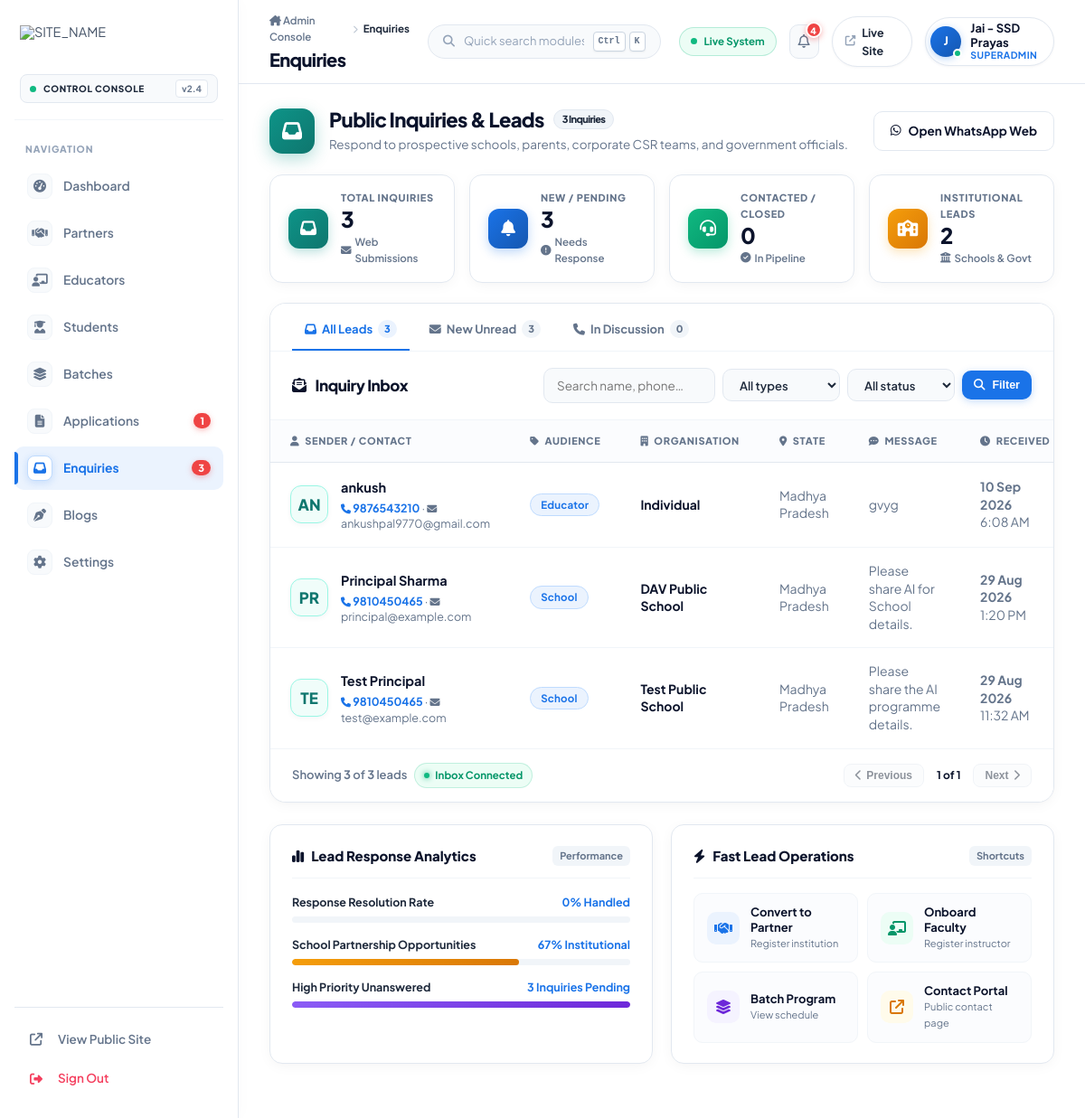
The app's page /adminpanelweb/enquiries.php (signed in) with its own data.
### tables this page shows
CREATE TABLE `enquiries` (
  `id` int(11) NOT NULL AUTO_INCREMENT,
  `name` varchar(150) NOT NULL,
  `email` varchar(150) DEFAULT NULL,
  `phone` varchar(30) DEFAULT NULL,
  `organisation` varchar(200) DEFAULT NULL,
  `audience` enum('student','educator','professional','school','government','partner','other') DEFAULT 'school',
  `state_id` int(11) DEFAULT NULL,
  `message` text DEFAULT NULL,
  `status` enum('new','contacted','converted','closed') DEFAULT 'new',
  `source` varchar(60) DEFAULT 'website',
  `created_at` timestamp NOT NULL DEFAULT current_timestamp(),
  PRIMARY KEY (`id`),
  KEY `idx_enq_status` (`status`)
);

CREATE TABLE `states` (
  `id` int(11) NOT NULL AUTO_INCREMENT,
  `name` varchar(80) NOT NULL,
  `code` varchar(10) DEFAULT NULL,
  `is_active` tinyint(1) DEFAULT 1,
  `sort_order` int(11) DEFAULT 0,
  PRIMARY KEY (`id`),
  UNIQUE KEY `name` (`name`)
);

### includes/functions.php (called while the page is built, shortened)
<?php
function e($value) {
    return htmlspecialchars((string)$value, ENT_QUOTES, 'UTF-8');
}
function url($path = '') {
    return rtrim(SITE_URL, '/') . '/' . ltrim($path, '/');
}
function rows(PDO $pdo, $sql, $params = []) {
    try {
        $stmt = $pdo->prepare($sql);
        $stmt->execute($params);
        return $stmt->fetchAll();
    } catch (PDOException $e) {
        error_log('rows() failed: ' . $e->getMessage());
        return [];
    }
}

### adminpanelweb/enquiries.php (the view, shortened to what this page needs)
<?php
require_once __DIR__ . '/_auth.php';
$q      = trim($_GET['q'] ?? '');
$f_stat = $_GET['status'] ?? '';
$where = ['1=1'];
$args  = [];
$w = implode(' AND ', $where);
$list = rows($pdo, "SELECT q.*, s.name AS state_name
                    FROM enquiries q LEFT JOIN states s ON s.id = q.state_id
                    WHERE $w ORDER BY q.created_at DESC", $args);
$tot_enquiries = count($list);
$tot_new_enq   = count(array_filter($list, fn($q) => $q['status'] === 'new'));
$tot_contacted = count(array_filter($list, fn($q) => in_array($q['status'], ['contacted', 'converted'])));
$tot_schools   = count(array_filter($list, fn($q) => in_array($q['audience'], ['school', 'government'])));
include __DIR__ . '/_layout.php';
?>
<div class="mod-hero-strip">
  <div class="mod-hero-left">
    <div class="mod-hero-icon mhi-teal">
      <i class="fas fa-inbox"></i>
    </div>
    <div>
      <h2 class="mod-hero-title">
        Public Inquiries & Leads
        <span class="mod-hero-badge"><?= $tot_enquiries ?> Inquiries</span>
      </h2>
      <p class="mod-hero-sub">Respond to prospective schools, parents, corporate CSR teams, and government officials.</p>
    </div>
  </div>
  <div class="mod-hero-actions">
    <a href="https://wa.me/" target="_blank" class="btn btn-ghost"><i class="fab fa-whatsapp text-green"></i> Open WhatsApp Web</a>
  </div>
</div>
<div class="mod-stats-grid">
  <div class="mod-stat-card">
    <div class="msc-icon msc-teal"><i class="fas fa-inbox"></i></div>
    <div class="msc-info">
      <span class="msc-label">Total Inquiries</span>
      <div class="msc-value"><?= number_format($tot_enquiries) ?></div>
      <div class="msc-sub"><i class="fas fa-envelope text-teal"></i> Web Submissions</div>
    </div>
  </div>
  <div class="mod-stat-card">
    <div class="msc-icon msc-blue"><i class="fas fa-bell"></i></div>
    <div class="msc-info">
      <span class="msc-label">New / Pending</span>
      <div class="msc-value"><?= number_format($tot_new_enq) ?></div>
      <div class="msc-sub"><i class="fas fa-circle-exclamation text-brand"></i> Needs Response</div>
    </div>
  </div>
  <div class="mod-stat-card">
    <div class="msc-icon msc-green"><i class="fas fa-headset"></i></div>
    <div class="msc-info">
      <span class="msc-label">Contacted / Closed</span>
      <div class="msc-value"><?= number_format($tot_contacted) ?></div>
      <div class="msc-sub"><i class="fas fa-check-circle text-green"></i> In Pipeline</div>
    </div>
  </div>
  <div class="mod-stat-card">
    <div class="msc-icon msc-amber"><i class="fas fa-school"></i></div>
    <div class="msc-info">
      <span class="msc-label">Institutional Leads</span>
      <div class="msc-value"><?= number_format($tot_schools) ?></div>
      <div class="msc-sub"><i class="fas fa-building-columns text-amber"></i> Schools & Govt</div>
    </div>
  </div>
</div>
<div class="card">
  <div class="mod-quick-tabs">
    <a href="enquiries.php" class="mqt-item <?= ($f_stat === '' && $q === '') ? 'is-active' : '' ?>">
      <i class="fas fa-inbox"></i> All Leads <span class="mqt-count"><?= $tot_enquiries ?></span>
    </a>
    <a href="enquiries.php?status=new" class="mqt-item <?= $f_stat === 'new' ? 'is-active' : '' ?>">
      <i class="fas fa-envelope"></i> New Unread <span class="mqt-count"><?= $tot_new_enq ?></span>
    </a>
    <a href="enquiries.php?status=contacted" class="mqt-item <?= $f_stat === 'contacted' ? 'is-active' : '' ?>">
      <i class="fas fa-phone"></i> In Discussion <span class="mqt-count"><?= count(array_filter($list, fn($q) => $q['status'] === 'contacted')) ?></span>
    </a>
  </div>
  <div class="card-head">
    <h2>
      <i class="fas fa-envelope-open-text text-teal" style="font-size:16px"></i>
      Inquiry Inbox
    </h2>
    <form method="GET" class="filters">
      <input type="text" name="q" value="<?= e($q) ?>" placeholder="Search name, phone…">
      <select name="audience">
        <option value="">All types</option>
      </select>
      <select name="status">
        <option value="">All status</option>
      </select>
      <button class="btn btn-primary btn-sm"><i class="fas fa-magnifying-glass"></i> Filter</button>
    </form>
  </div>
  <?php if (!$list): ?>
    <div class="empty-state">
      <i class="fas fa-inbox"></i>
      <h3>No enquiries yet</h3>
      <p>Every contact form submission on the website appears here.</p>
    </div>
  <?php else: ?>
    <div class="table-wrap">
      <table class="data">
        <thead>
          <tr>
            <th><i class="fas fa-user" style="margin-right:6px"></i>Sender / Contact</th>
            <th><i class="fas fa-tag" style="margin-right:6px"></i>Audience</th>
            <th><i class="fas fa-building" style="margin-right:6px"></i>Organisation</th>
            <th><i class="fas fa-location-dot" style="margin-right:6px"></i>State</th>
            <th><i class="fas fa-comment-dots" style="margin-right:6px"></i>Message</th>
            <th><i class="fas fa-clock" style="margin-right:6px"></i>Received</th>
          </tr>
        </thead>
        <tbody>
          <?php foreach ($list as $r):
            $initials = strtoupper(substr($r['name'], 0, 2));
          ?>
            <tr>
              <td>
                <div class="entity-cell">
                  <div class="entity-avatar ea-teal">
                    <?= e($initials) ?>
                  </div>
                  <div>
                    <div class="cell-main"><?= e($r['name']) ?></div>
                    <div class="cell-sub">
                      <a href="tel:<?= e($r['phone']) ?>" style="font-weight:700;color:var(--brand)"><i class="fas fa-phone" style="font-size:11px"></i> <?= e($r['phone']) ?></a>
                      <?php if ($r['email']): ?>
                        · <a href="mailto:<?= e($r['email']) ?>"><i class="fas fa-envelope" style="font-size:11px"></i> <?= e($r['email']) ?></a>
                      <?php endif; ?>
                    </div>
                  </div>
                </div>
              </td>
              <td><span class="badge b-blue"><?= e(ucfirst($r['audience'])) ?></span></td>
              <td class="cell-sub" style="font-weight:700;color:var(--ink)"><?= e($r['organisation'] ?: 'Individual') ?></td>
              <td class="cell-sub"><?= e($r['state_name'] ?: '—') ?></td>
              <td class="cell-sub" style="max-width:280px;line-height:1.4">
                <?= e(mb_strimwidth((string)$r['message'], 0, 95, '…')) ?: 'No message attached' ?>
              </td>
              <td class="cell-sub">
                <strong><?= date('d M Y', strtotime($r['created_at'])) ?></strong><br>
                <?= date('g:i A', strtotime($r['created_at'])) ?>
              </td>
            </tr>
          <?php endforeach; ?>
        </tbody>
      </table>
    </div>
    <div class="table-footer-bar">
      <div class="tfb-info">
        <span>Showing <strong><?= count($list) ?></strong> of <strong><?= $tot_enquiries ?></strong> leads</span>
        <span class="tfb-sync"><span class="tfb-sync-dot"></span> Inbox Connected</span>
      </div>
      <div class="tfb-pager">
        <button class="tfb-btn disabled"><i class="fas fa-chevron-left"></i> Previous</button>
        <span style="font-size:12px;font-weight:700;padding:0 8px;color:var(--ink)">1 of 1</span>
        <button class="tfb-btn disabled">Next <i class="fas fa-chevron-right"></i></button>
      </div>
    </div>
  <?php endif; ?>
</div>
<div class="mod-bottom-grid">
  <div class="mbg-card">
    <div class="mbg-header">
      <div class="mbg-title"><i class="fas fa-chart-simple text-teal"></i> Lead Response Analytics</div>
      <span class="mbg-tag">Performance</span>
    </div>
    <div class="mbg-metric-row">
      <div class="mmr-item">
        <div class="mmr-label-bar">
          <span>Response Resolution Rate</span>
          <span class="mmr-val"><?= $tot_enquiries > 0 ? round((($tot_enquiries - $tot_new_enq) / $tot_enquiries) * 100) : 100 ?>% Handled</span>
        </div>
        <div class="mmr-bar-track">
        </div>
      </div>
      <div class="mmr-item">
        <div class="mmr-label-bar">
          <span>School Partnership Opportunities</span>
          <span class="mmr-val"><?= $tot_enquiries > 0 ? round(($tot_schools / $tot_enquiries) * 100) : 0 ?>% Institutional</span>
        </div>
        <div class="mmr-bar-track">
          <div class="mmr-bar-fill fill-amber" style="width: <?= $tot_enquiries > 0 ? round(($tot_schools / $tot_enquiries) * 100) : 0 ?>%"></div>
        </div>
      </div>
      <div class="mmr-item">
        <div class="mmr-label-bar">
          <span>High Priority Unanswered</span>
          <span class="mmr-val"><?= $tot_new_enq ?> Inquiries Pending</span>
        </div>
        <div class="mmr-bar-track">
          <div class="mmr-bar-fill fill-purple" style="width: <?= $tot_enquiries > 0 ? round(($tot_new_enq / $tot_enquiries) * 100) : 0 ?>%"></div>
        </div>
      </div>
    </div>
  </div>
  <div class="mbg-card">
    <div class="mbg-header">
      <div class="mbg-title"><i class="fas fa-bolt text-amber"></i> Fast Lead Operations</div>
      <span class="mbg-tag">Shortcuts</span>
    </div>
    <div class="quick-links-grid">
      <a href="partners.php?action=new" class="qlg-item">
        <div class="qlg-icon qi-blue"><i class="fas fa-handshake"></i></div>
        <div class="qlg-text">
          <span class="qlg-name">Convert to Partner</span>
          <span class="qlg-desc">Register institution</span>
        </div>
      </a>
      <a href="educators.php?action=new" class="qlg-item">
        <div class="qlg-icon qi-green"><i class="fas fa-chalkboard-user"></i></div>
        <div class="qlg-text">
          <span class="qlg-name">Onboard Faculty</span>
          <span class="qlg-desc">Register instructor</span>
        </div>
      </a>
      <a href="batches.php" class="qlg-item">
        <div class="qlg-icon qi-purple"><i class="fas fa-layer-group"></i></div>
        <div class="qlg-text">
          <span class="qlg-name">Batch Program</span>
          <span class="qlg-desc">View schedule</span>
        </div>
      </a>
      <a href="<?= e(url('/contact')) ?>" target="_blank" class="qlg-item">
        <div class="qlg-icon qi-amber"><i class="fas fa-arrow-up-right-from-square"></i></div>
        <div class="qlg-text">
          <span class="qlg-name">Contact Portal</span>
          <span class="qlg-desc">Public contact page</span>
        </div>
      </a>
    </div>
  </div>
</div>
<?php include __DIR__ . '/_layout_end.php'; ?>

### records on screen
enquiries: name "AN", name "ankush", phone "9876543210", email "ankushpal9770@gmail.com", audience "Educator", organisation "Individual", state.name "Madhya Pradesh", message "gvyg", created_at "10 Sep 2026", created_at "6:08 AM"
enquiries: name "PR", name "Principal Sharma", phone "9810450465", email "principal@example.com", audience "School", organisation "DAV Public School", state.name "Madhya Pradesh", message "Please share AI for School details.", created_at "29 Aug 2026", created_at "1:20 PM"
enquiries: name "TE", name "Test Principal", phone "9810450465", email "test@example.com", audience "School", organisation "Test Public School", state.name "Madhya Pradesh", message "Please share the AI programme details.", created_at "29 Aug 2026", created_at "11:32 AM"

### other values on screen
$label "Dashboard"
$label "Partners"
$label "Educators"
$label "Students"
$label "Batches"
$label "Applications"
$nav_counts[$key] "1"
$label "Enquiries"
$nav_counts[$key] "3"
$label "Blogs"
$label "Settings"
$admin_title "Enquiries"
$nav_counts['enquiries'] + $nav_counts['applications'] "4"
substr($me['name'] ?? 'A', 0, 1) "J"
$me['name'] "Jai - SSD Prayas"
